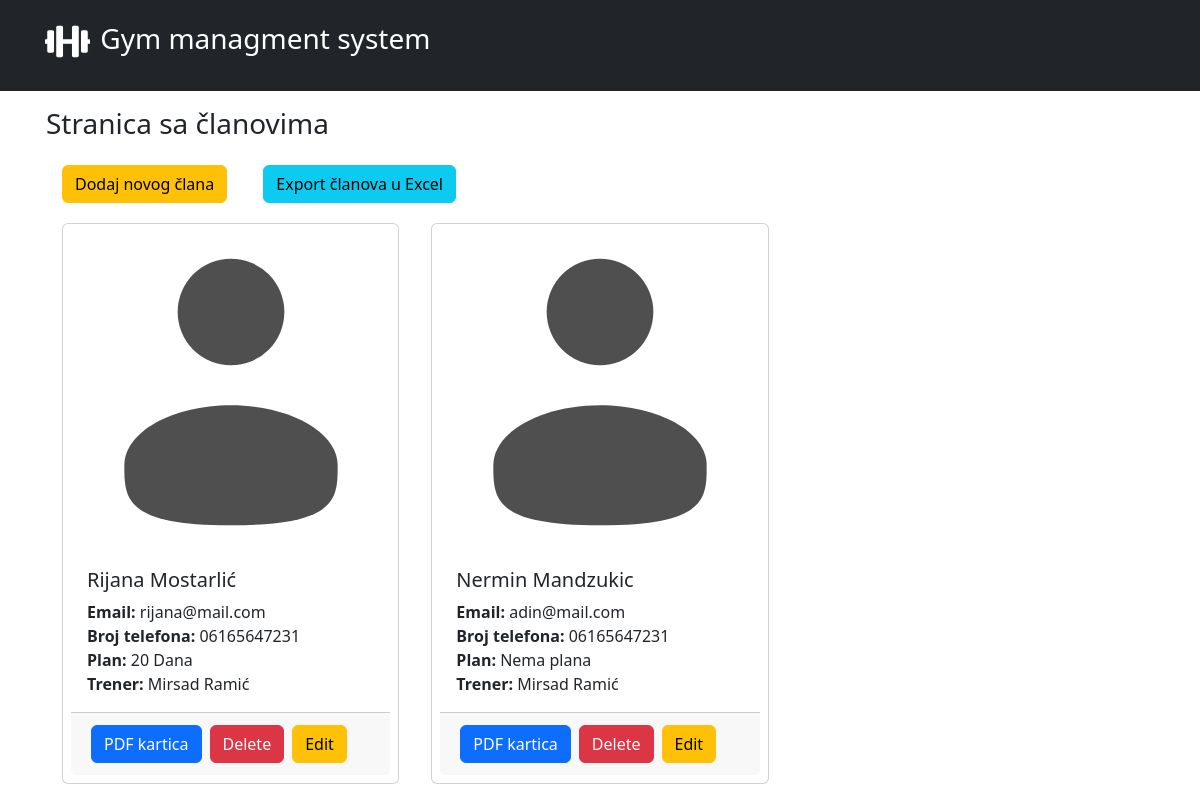
Screenshot of /members/index.php with the database file from the repository.
### tables this page shows
CREATE TABLE `members` (
  `member_id` int(11) NOT NULL,
  `first_name` varchar(255) DEFAULT NULL,
  `last_name` varchar(255) DEFAULT NULL,
  `email` varchar(255) DEFAULT NULL,
  `phone_number` varchar(255) DEFAULT NULL,
  `photo_path` varchar(255) DEFAULT NULL,
  `training_plan_id` int(11) DEFAULT NULL,
  `trainer_id` int(11) DEFAULT NULL,
  `access_card_pdf_path` varchar(255) DEFAULT NULL,
  `created_at` date DEFAULT current_timestamp()
);

CREATE TABLE `training_plans` (
  `plan_id` int(11) NOT NULL,
  `name` varchar(255) DEFAULT NULL,
  `sessions` int(11) DEFAULT NULL,
  `price` int(20) DEFAULT NULL,
  `created_at` date DEFAULT NULL
);

CREATE TABLE `trainers` (
  `trainer_id` int(11) NOT NULL,
  `first_name` varchar(255) DEFAULT NULL,
  `last_name` varchar(255) DEFAULT NULL,
  `email` varchar(255) DEFAULT NULL,
  `phone_number` varchar(255) DEFAULT NULL,
  `photo_path` varchar(255) NOT NULL,
  `created_at` date DEFAULT current_timestamp()
);

### members/index.php (called while the page is built, shortened)
<?php
require_once '../../gym/config.php';
$sql = "SELECT members.*,
training_plans.name AS training_plan_name,
trainers.first_name AS trainer_fName, trainers.last_name AS trainer_lName
FROM `members`
LEFT JOIN `training_plans` ON members.training_plan_id=training_plans.plan_id
LEFT JOIN `trainers` ON members.trainer_id = trainers.trainer_id;";
$res = mysqli_query($conn,$sql);
$allMembers = mysqli_fetch_all($res,MYSQLI_ASSOC);
require '../../gym/views/members.view.php';

### views/members.view.php (the view, shortened to what this page needs)
<?php
require_once("partials/header.php");
?>
<h3>Stranica sa članovima</h3>  <a href="../../gym/members/add-new.php" class="btn btn-warning m-3">Dodaj novog člana</a>
<a href="../../gym/services/export.service.php?exp=members" class="btn btn-info m-3">Export članova u Excel</a>
<div class="container">
    <div class="row">
        <?php foreach($allMembers as $member): ?>
      <div class="col-lg-4 col-md-6 col-sm-12">
        <div class="profile-card card p-2 m-1">
          <img src="<?php if(!$member['photo_path']){
            echo "../../gym/icon/default-profile.svg";
          }else{
            echo $member['photo_path'];
          }  ?>" class="card-img-top profile-img <?php if(!$member['photo_path']){echo "miniProfileImg";}?>" alt="Profilna fotografija">
          <div class="card-body">
            <h5 class="card-title"><?= $member['first_name'] ." ". $member['last_name'] ?></h5>
            <p class="card-text">
              <strong>Email:</strong> <?= $member['email'] ?> <br>
              <strong>Broj telefona:</strong> <?= $member['phone_number'] ?> <br>
              <strong>Plan: </strong>
              <?php
              if($member['training_plan_name']){
                echo $member['training_plan_name'];
              }else{
                echo "Nema plana";
              }
              ?>
              <br>
              <strong>Trener: </strong>
              <?php
              if($member['trainer_fName'] && $member['trainer_lName']){
                echo $member['trainer_fName'] . " " . $member['trainer_lName'] ;
              }else{
                echo "Nema dodijeljenog trenera";
              }
              ?>
            </p>
          </div>
          <div class="card-footer d-flex">
            <a href="../../gym/services/pdf-export.service.php?did=<?= $member['member_id']; ?>" class="btn btn-primary m-1">PDF kartica</a>
            <a href="../../gym/services/delete-member.service.php?did=<?= $member['member_id']; ?>" class="btn btn-danger m-1">Delete</a>
            <a href="../../gym/members/edit-member.php?did=<?= $member['member_id']; ?>" class="btn btn-warning m-1">Edit</a>
          </div>
        </div>
      </div>
      <?php endforeach; ?>
    </div>
  </div>
<?php require_once("partials/footer.php");
 ?>

### views/partials/header.php (shortened to what this page needs)
<!DOCTYPE html>
<html lang="en">
<head>
    <link href="https://cdn.jsdelivr.net/npm/bootstrap@5.3.0/dist/css/bootstrap.min.css" rel="stylesheet">
</head>
<body>
<nav class="bg-dark p-3 text-white">
    <div class="container">
    <h3 class="logo"><a href="../../gym"><img class="logoSVG" src="../../gym/icon/logo.svg" alt=""> Gym managment system</a></h3>
    </div>
</nav>
<div class="container p-3">

### views/partials/footer.php (shortened to what this page needs)
</div>
</body>
</html>

### views/partials/header.php (style rules this page uses)
.logo a { text-decoration:none; color:white; }
.logoSVG { width:45px; height: 45px; margin:3px; }

### views/members.view.php (style rules this page uses)
.profile-img { width: 100%; height: 320px; object-fit: cover; }

### rows the page displays
members: first_name "Rijana", last_name "Mostarlić", email "rijana@mail.com", phone_number "06165647231", training_plan.name "20 Dana", trainer.first_name "Mirsad", trainer.last_name "Ramić"
members: first_name "Nermin", last_name "Mandzukic", email "adin@mail.com", phone_number "06165647231", shows "Nema plana", trainer.first_name "Mirsad", trainer.last_name "Ramić"
